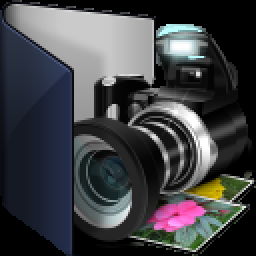
#> input picture icon1.png, 128 x 128 px (shown 2 times larger)
$ jupyter execute 'Masking using fft(numpy).ipynb'
#> lines starting #> are read from the running program, lines starting #| are printed output that depends on the picture
[cell 1]
import cv2
import numpy as np
import math
import matplotlib.pyplot as plt
img = cv2.imread("icon1.png",0)
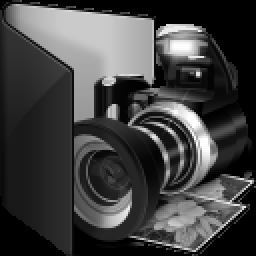
#> img: shape (128, 128) (shown 2 times larger); min 0, max 255, mean 65.1
from math import sqrt,exp

[cell 2]
real_image = np.fft.fft2(img)
centershift = np.fft.fftshift(real_image)

def distance(point1,point2):
    return sqrt((point1[0]-point2[0])**2 + (point1[1]-point2[1])**2)

# Using numpy for creating zeros array for high pass filter

def funlowPass(given_dist,imgShape):
#> called with given_dist = 50, imgShape = (128, 128)
    base = np.zeros(imgShape[:2])
    row= imgShape[0]
    col= imgShape[1]
    center = (row/2,col/2)
    for x in range(col):
        for y in range(row):
            if distance((y,x),center) < given_dist:
                base[y,x] = 1
    return base
# Using numpy for creating ones array for high pass filter
def funhighPass(given_dist,imgShape):
#> called with given_dist = 50, imgShape = (128, 128)
    base = np.ones(imgShape[:2])
    row= imgShape[0]
    col= imgShape[1]
    center = (row/2,col/2)
    for x in range(col):
        for y in range(row):
            if distance((y,x),center) < given_dist:
                base[y,x] = 0
    return base
LowPass = funlowPass(50,img.shape)
plt.subplot(131), plt.imshow(LowPass), plt.title(" Low PasS")

HighPass = funhighPass(50,img.shape)
plt.subplot(132), plt.imshow(HighPass), plt.title(" High Pass ")
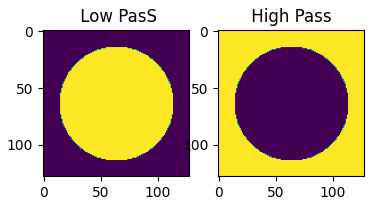
#> figure drawn by matplotlib, 2 panels

[cell 3]
HighPassCenter = centershift * funhighPass(50,img.shape)
HighPass=np.fft.ifftshift(HighPassCenter)
inverseH=np.fft.ifft2(HighPass)
plt.subplot(131), plt.imshow(np.abs(inverseH), "gray"), plt.title(" High Pass")

LowPassCenter = centershift * funlowPass(50,img.shape)
LowPass = np.fft.ifftshift(LowPassCenter)
inverseL= np.fft.ifft2(LowPass)
plt.subplot(132), plt.imshow(np.abs(inverseL), "gray"), plt.title(" Low Pass")
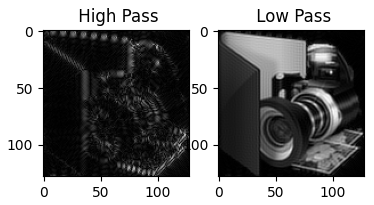
#> figure drawn by matplotlib, 2 panels
